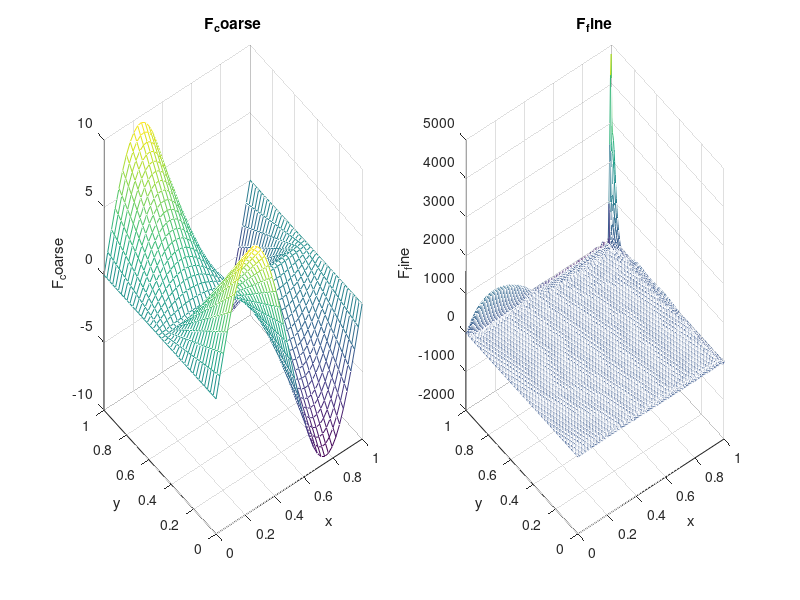

MATLAB code to generate this figure:
function [M, N, P, R, x_coarse, y_coarse, F_coarse, x_fine, y_fine, F_fine] = zadanie5()
    M = 40;
    N = 40;
    P = 200;
    R = 200;
    
    x_coarse = linspace(0, 1, M);
    y_coarse = linspace(0, 1, N);
    [X_coarse, Y_coarse] = meshgrid(x_coarse, y_coarse);
    F_coarse =19 * sin(X_coarse * 2 * pi) .* abs(Y_coarse - 0.5);
    
    xvec_coarse = reshape(X_coarse, M*N, 1);
    yvec_coarse = reshape(Y_coarse, M*N, 1);
    fvec_coarse = reshape(F_coarse, M*N, 1);
    
    V = zeros(M * N, M * N);
    for i = 0:(M - 1)
        for j = 0:(N - 1)
            V(:, i * N + j + 1) = xvec_coarse .^ i .* yvec_coarse .^ j;
        end
    end
    
    coeffs = V \ fvec_coarse;
    
    x_fine = linspace(0, 1, P);
    y_fine = linspace(0, 1, R);
    [X_fine, Y_fine] = meshgrid(x_fine, y_fine);
    
    F_fine = zeros(size(X_fine));
    idx = 1;
    for i = 0:(M - 1)
        for j = 0:(N - 1)
            
            F_fine = F_fine + coeffs(idx) * (X_fine .^ i) .* (Y_fine .^ j);
            idx = idx + 1;
        end
    end
    
    subplot(1, 2, 1);
    mesh(x_coarse, y_coarse, F_coarse);
    title('F_coarse');
    xlabel('x');
    ylabel('y');
    zlabel('F_coarse');
    
    subplot(1, 2, 2);
    mesh(x_fine, y_fine, F_fine);
    title('F_fine');
    xlabel('x');
    ylabel('y');
    zlabel('F_fine');
    
    saveas(gcf, 'zadanie5.png');
end